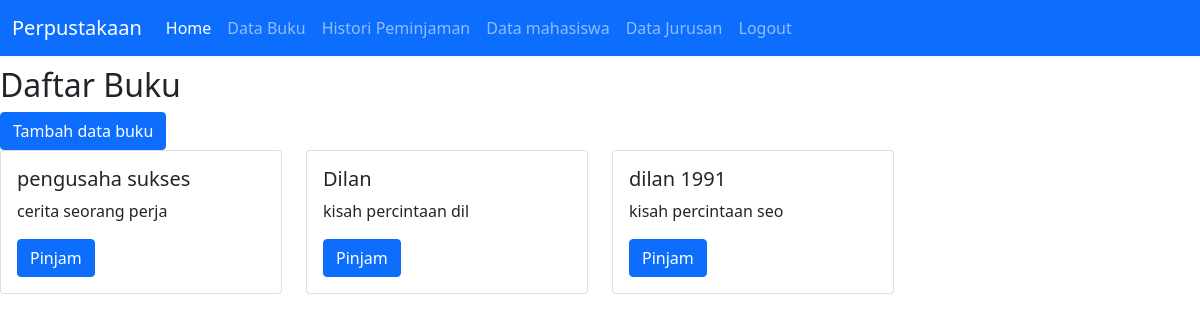
Screenshot of /buku.php (signed in) with the database file from the repository.
### tables this page shows
CREATE TABLE `buku` (
  `id_buku` int(11) NOT NULL,
  `judul_buku` varchar(100) NOT NULL,
  `deskripsi` varchar(100) NOT NULL
);

### buku.php (the view, shortened to what this page needs)
<?php
include "header.php";
?>
<h2>Daftar Buku</h2>
<a href="tambah_buku.php"> <input type="submit" name="simpan" value="Tambah data buku" class="btn btn-primary">
</a>
<div class="row">
    <?php
    include "koneksi.php";
    $qry_buku = mysqli_query($conn, "select * from buku");
    while ($dt_buku = mysqli_fetch_array($qry_buku)) {
    ?>
        <div class="col-md-3">
            <div class="card">
                <div class="card-body">
                    <h5 class="card-title"><?= $dt_buku['judul_buku'] ?></h5>
                    <p class="card-text"><?= substr($dt_buku['deskripsi'], 0, 20) ?></p>
                    <a href="pinjam_buku.php?id_buku=<?= $dt_buku['id_buku'] ?>" class="btn btn-primary">Pinjam</a>
                </div>
            </div>
        </div>
    <?php
    }
    ?>
</div>
<?php
include "footer.php";
?>

### rows the page displays
buku: judul_buku "pengusaha sukses", deskripsi "cerita seorang perja"
buku: judul_buku "Dilan", deskripsi "kisah percintaan dil"
buku: judul_buku "dilan 1991", deskripsi "kisah percintaan seo"
